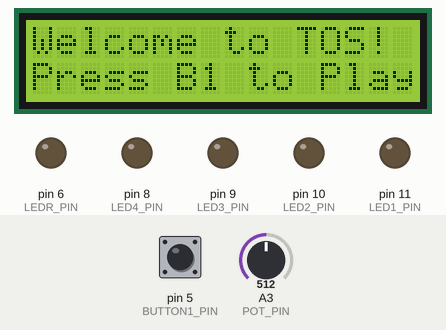
A sketch run on a simulated Arduino Uno, built with avr-gcc and run on an emulated ATmega328P. Parts: 16×2 character LCD, output pins drawn as LEDs (lit = HIGH). The test bench sets the inputs (shaded band); at power-on: pin 5 (BUTTON1_PIN) HIGH, A3 (POT_PIN) = 512. Random numbers use the default seed unless the sketch sets one; what the sketch prints to the serial monitor is not drawn.

Above: at 1.2 s.
1.3 s: pin 5 (BUTTON1_PIN) pulled LOW for 3 s
At 5.4 s:
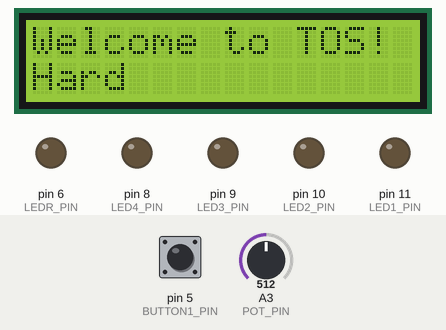
16.3 s: A3 (POT_PIN) set to 668
31.3 s: A3 (POT_PIN) set to 696
At 32.0 s:
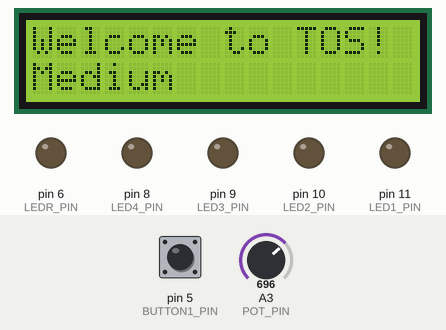
46.3 s: pin 5 (BUTTON1_PIN) pulled LOW for 3 s
At 50.3 s:
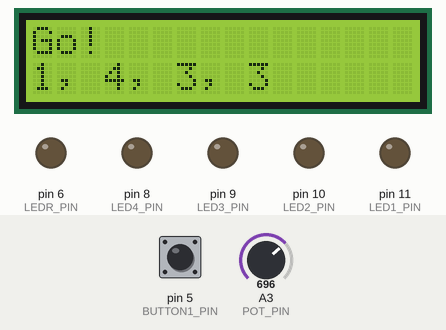
Timing chart, 0 to 62.8 s (numbered marks = the images above; inputs shaded):
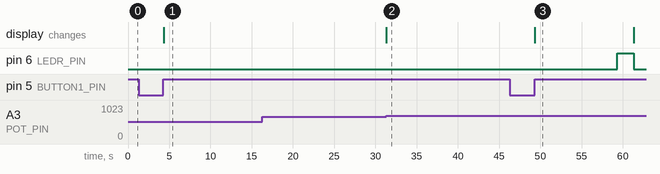

Measured:
- the behaviour switches between 681 and 682 on A3 (POT_PIN) (found by bisection; images 1 and 2)
- after the input at 1.3 s, the display: changes after 3.0 s (image 1)
- after the input at 16.3 s, every drawn part: stays the same
- after the input at 31.3 s, the display: changes at once (image 2)
- after the input at 46.3 s, pin 6 (LEDR_PIN): LOW → HIGH after 13.0 s, → LOW 2.0 s later; the display: changes after 3.0 s (image 3)

The sketch:

TurnOnTheSequence.ino
```cpp
/*
 * Assignment:  #01 - Turn on the Sequence! (TOS)
 * Author:      Todeschi Matteo
 * Date:        November 2025
 * Dependencies:
 * - LiquidCrystal_I2C.h
 * - EnableInterrupt.h
 * - avr/sleep.h & avr/power.h
 *
 * WIRING & PIN MAPPING
 *
 * [INPUTS]
 * Button 1 (B1)   : Pin 5  (Input 1 / Start)
 * Button 2 (B2)   : Pin 4  (Input 2)
 * Button 3 (B3)   : Pin 3  (Input 3)
 * Button 4 (B4)   : Pin 2  (Input 4)
 * Potentiometer   : Pin A3 (Difficulty Selection)
 * Unconnected     : Pin A0 (Random Seed Noise)
 * [OUTPUTS]
 * Green LED 1 (L1): Pin 11
 * Green LED 2 (L2): Pin 10
 * Green LED 3 (L3): Pin 9
 * Green LED 4 (L4): Pin 8
 * Red LED (LS)    : Pin 6 (PWM)
 * [I2C LCD DISPLAY]
 * SDA             : Pin A4
 * SCL             : Pin A5
 * Address         : 0x27 (Column: 16, Rows: 2)
 */

#include <EnableInterrupt.h>
#include <LiquidCrystal_I2C.h>
#include <avr/sleep.h>
#include <avr/power.h>

#define BUTTON1_PIN 5
#define BUTTON2_PIN 4
#define BUTTON3_PIN 3
#define BUTTON4_PIN 2
#define LED1_PIN 11
#define LED2_PIN 10
#define LED3_PIN 9
#define LED4_PIN 8
#define LEDR_PIN 6
#define POT_PIN A3

#define MIN_TIME_FACTOR 0.5
#define MAX_TIME_FACTOR 0.8
#define MAX_DIFFICULTY_LEVELS 4

#define WELCOME 1
#define WAIT 2
#define SELECT_DIFF 3
#define INIT_GAME 4
#define INPUT_GAME 5
#define SHOW_RESULT 6
#define NONE -1

// General
int fase;
int score = 0;
int attempt = 0;
bool result;
bool timedOut;
unsigned long int begin;
unsigned long int maxTime = 10000;

// Sequence
int sequence[4];
float reduceTimeFactor;
int volatile difficulty;

// Button click
const long debounceDelay = 150;
const int ledPins[5] = {6, 11, 10, 9, 8};
volatile int inputIndex = 0;
volatile int buttonPressed = 0;
volatile unsigned long lastInterrupt1 = 0;
volatile unsigned long lastInterrupt2 = 0;
volatile unsigned long lastInterrupt3 = 0;
volatile unsigned long lastInterrupt4 = 0;

// Fading led
int currentBrightness = 0;
bool fadingUp = true;
unsigned long lastFadeTime = 0;
const int fadeInterval = 5;

// LCD
LiquidCrystal_I2C lcd = LiquidCrystal_I2C(0x27,16,2);

/* - - - - - - - - - - - - - - - - - - - - - - - - - */

/* Interrupt handling */
void clicked1(){
  buttonClicked(1, lastInterrupt1);
}

void clicked2(){
  buttonClicked(2, lastInterrupt2);
}

void clicked3(){
  buttonClicked(3, lastInterrupt3);
}

void clicked4(){
  buttonClicked(4, lastInterrupt4);
}

void buttonClicked(int button, volatile unsigned long &lastTime){
  unsigned long now = millis();
  if (now - lastTime > debounceDelay) {
    lastTime = now;
    buttonPressed = button;
  }
}

void startGameInt(){
  unsigned long now = millis();
  if (now - lastInterrupt1 < debounceDelay) {
    return;
  }
  lastInterrupt1 = now;
  resetFadeState();
  disableInterrupt(BUTTON1_PIN);
  enableInterrupt(BUTTON1_PIN, confirmDifficulty, RISING);
  fase = SELECT_DIFF;
}

void confirmDifficulty(){
  unsigned long now = millis();
  if (now - lastInterrupt1 < debounceDelay) {
    return;
  }
  lastInterrupt1 = now;
  disableInterrupt(BUTTON1_PIN);
  reduceTimeFactor = MIN_TIME_FACTOR + (difficulty - 1) * (MAX_TIME_FACTOR - MIN_TIME_FACTOR) / (MAX_DIFFICULTY_LEVELS - 1);
  fase = INIT_GAME;
}

void wakeUp(){ }

/* - - - - - - - - - - - - - - - - - - - - - - - - - */

/* Setup and Loop */
void setup(){
  Serial.begin(9600);
  pinMode(POT_PIN, INPUT);
  pinMode(LED1_PIN, OUTPUT);
  pinMode(LED2_PIN, OUTPUT);
  pinMode(LED3_PIN, OUTPUT);
  pinMode(LED4_PIN, OUTPUT);
  pinMode(LEDR_PIN, OUTPUT);
  randomSeed(analogRead(A0));
  lcd.init();
  lcd.backlight();
  lcd.clear();
  fase = WELCOME;
  result = false;
  difficulty = NONE;
  score = 0;
  timedOut = false;
}

void enterSleepMode() {
  resetFadeState();
  lcd.clear();
  lcd.setCursor(0,0);
  lcd.noBacklight();
  Serial.println("Sleeping");
  while(digitalRead(BUTTON1_PIN) == LOW) delay(10);

  set_sleep_mode(SLEEP_MODE_PWR_DOWN);
  sleep_enable();
  enableInterrupt(BUTTON1_PIN, wakeUp, FALLING);
  sleep_cpu();
  sleep_disable();
  disableInterrupt(BUTTON1_PIN);

  pinMode(BUTTON1_PIN, INPUT);
  lcd.backlight();
  Serial.println("Waking");
  fase = WELCOME;
}

void loop(){
  switch ( fase ){
    case WELCOME:
      score = 0;
      attempt = 0;
      difficulty = NONE;
      maxTime = 10000;
      screenPrintUp("Welcome to TOS!");
      screenPrintDw("Press B1 to Play");
      enableInterrupt(BUTTON1_PIN, startGameInt, RISING);
      begin = millis();
      fase = WAIT;
      break;
    case WAIT:
      fadeLed(LEDR_PIN);
      if (millis() - begin > 10000) {
        disableInterrupt(BUTTON1_PIN);
        pinMode(BUTTON1_PIN, INPUT_PULLUP);
        enterSleepMode();
        pinMode(BUTTON1_PIN, INPUT);
      }
      break;
    case SELECT_DIFF:
      readDifficulty();
      break;
    case INIT_GAME:
      inputIndex = 0;
      enableInterrupt(BUTTON1_PIN, clicked1, RISING);
      enableInterrupt(BUTTON2_PIN, clicked2, RISING);
      enableInterrupt(BUTTON3_PIN, clicked3, RISING);
      enableInterrupt(BUTTON4_PIN, clicked4, RISING);
      generateArray(sequence);
      Serial.println("Time to answer: " + String(maxTime));
      screenPrintUp("Go!");
      screenPrintDw(arrayToString(sequence));
      fase = INPUT_GAME;
      begin = millis();
      break;
    case INPUT_GAME:
      if (buttonPressed != 0) {
        verifyClick(buttonPressed);
        buttonPressed = 0;
      }
      if(millis() - begin > maxTime){
        result = false;
        timedOut = true;
        fase = SHOW_RESULT;
      }
      break;
    case SHOW_RESULT:
      disableInterrupt(BUTTON1_PIN);
      disableInterrupt(BUTTON2_PIN);
      disableInterrupt(BUTTON3_PIN);
      disableInterrupt(BUTTON4_PIN);
      if (result){
        score = score + 10 + (5 * attempt);
        attempt++;
        screenPrintUp("GOOD!");
        screenPrintDw("Score: " + String(score));
        delay(2000);
        maxTime = (unsigned long int) (maxTime*reduceTimeFactor);
        fase = INIT_GAME;
        resetLeds();
      } else {
        digitalWrite(ledPins[0], HIGH);
        delay(2000);
        resetLeds();
        if(timedOut){
          screenPrintUp("Game Over - Time");
          Serial.println("Game Over - Time");
          timedOut = false;
        } else {
          screenPrintUp("Game Over - Miss");
          Serial.println("Game Over - Miss");
        }
        screenPrintDw("Final Score: " + String(score));
        delay(10000);
        fase = WELCOME;
      }
      break;
    default:
      break;
  }
}

/* - - - - - - - - - - - - - - - - - - - - - - - - - */

/* Utils */
void turnOnLed(int led){
  resetLeds();
  digitalWrite(ledPins[led], HIGH);
}

void resetLeds(){
  for (int i = 0; i < 5; i++){
    digitalWrite(ledPins[i], LOW);
  }
}

void generateArray(int array[4]) {
  for (int i = 0; i < 4; i++) {
    array[i] = random(1, 5);
  }
}

String arrayToString(int array[4]) {
  String result = "";
  for (int i = 0; i < 4; i++) {
    result += String(array[i]);
    if (i < 3) {
      result += ", ";
    }
  }
  return result;
}

void screenPrintUp(String message){
  lcd.clear();
  lcd.setCursor(0, 0);
  lcd.print(message);
}

void screenPrintDw(String message){
  lcd.setCursor(0, 1);
  lcd.print(message);
}

void verifyClick(int buttonId) {
  turnOnLed(buttonId);
  Serial.println("Clicked " + String(buttonId));
  if (buttonId != sequence[inputIndex]) {
    result = false;
    fase = SHOW_RESULT;
    return;
  }
  inputIndex++;
  if (inputIndex >= 4) {
    result = true;
    fase = SHOW_RESULT;
  }
}

void readDifficulty() {
  int potRead = analogRead(POT_PIN);
  int newDiff = map(potRead, 0, 1023, 1, 4);
  if (newDiff != difficulty) {
    difficulty = newDiff;
    screenPrintDw("                ");
    screenPrintDw(getDifficultyLabel());
  }
}

String getDifficultyLabel(){
  switch ( difficulty ){
    case 4:
      return "Easy";
    case 3:
      return "Medium";
    case 2:
      return "Hard";
    case 1:
      return "Extreme";
    default:
      return "Error!";
  }
}

void fadeLed(int pin) {
  unsigned long now = millis();
  if (now - lastFadeTime >= fadeInterval) {
    lastFadeTime = now;
    if (fadingUp) {
      currentBrightness += 1;
      if (currentBrightness >= 255) {
        currentBrightness = 255;
        fadingUp = false;
      }
    } else {
      currentBrightness -= 1;
      if (currentBrightness <= 0) {
        currentBrightness = 0;
        fadingUp = true;
      }
    }
    analogWrite(pin, currentBrightness);
  }
}

void resetFadeState() {
  currentBrightness = 0;
  fadingUp = true;
  digitalWrite(LEDR_PIN, LOW);
}
```
